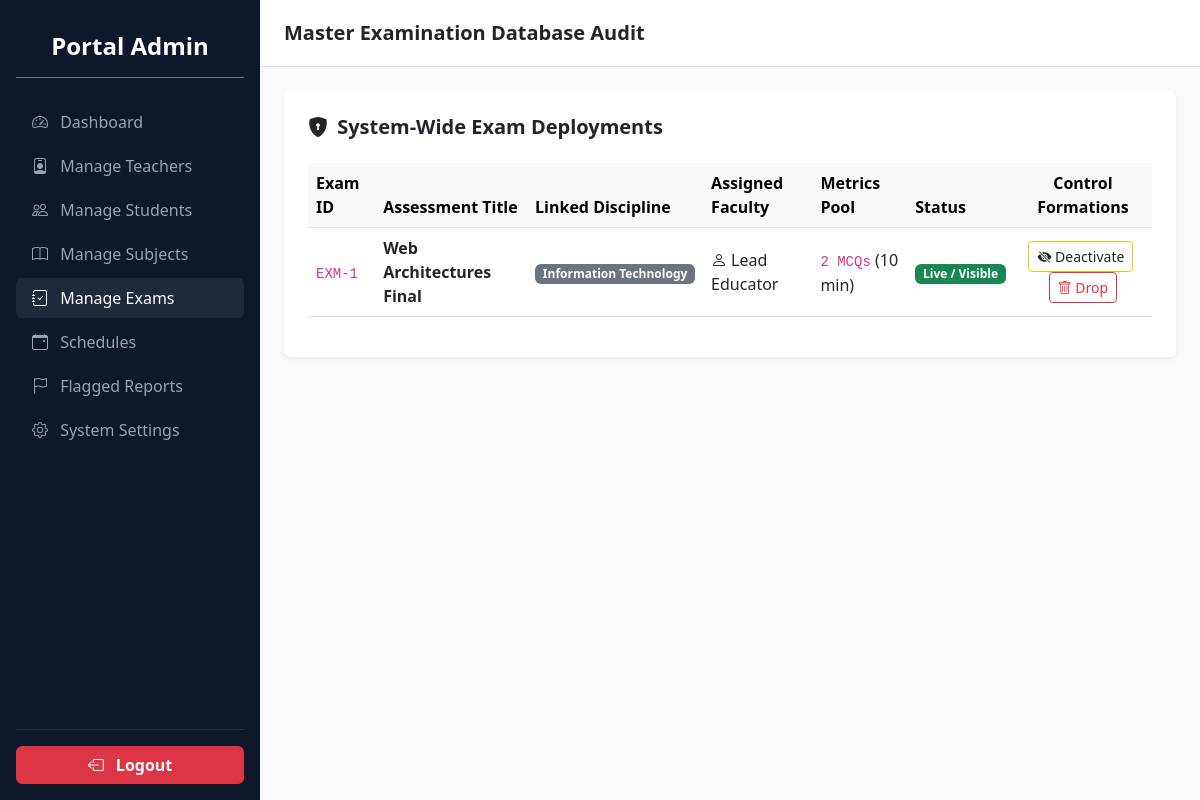
The app's page /manage_exams.php (signed in) with its own data.
### tables this page shows
CREATE TABLE exams (
    id INT AUTO_INCREMENT PRIMARY KEY,
    subject_id INT NOT NULL,
    title VARCHAR(150) NOT NULL,
    duration INT NOT NULL,  
    pass_percentage DECIMAL(5,2) DEFAULT 50.00,
    negative_marking DECIMAL(3,2) DEFAULT 0.00,  
    is_active TINYINT(1) DEFAULT 1,
    created_by INT NOT NULL,
    FOREIGN KEY (subject_id) REFERENCES subjects(id) ON DELETE CASCADE,
    FOREIGN KEY (created_by) REFERENCES users(id) ON DELETE CASCADE
);

CREATE TABLE subjects (
    id INT AUTO_INCREMENT PRIMARY KEY,
    subject_name VARCHAR(100) NOT NULL UNIQUE
);

CREATE TABLE users (
    id INT AUTO_INCREMENT PRIMARY KEY,
    fullname VARCHAR(100) NOT NULL,
    username VARCHAR(50) NOT NULL UNIQUE,
    password VARCHAR(255) NOT NULL,
    role ENUM('admin', 'teacher', 'student') NOT NULL,
    email VARCHAR(100) NOT NULL UNIQUE,
    created_at TIMESTAMP DEFAULT CURRENT_TIMESTAMP
);

### manage_exams.php (the view, shortened to what this page needs)
<?php
require_once './db.php';
$query = "SELECT e.*, s.subject_name, u.fullname as teacher_name,
          (SELECT COUNT(*) FROM questions WHERE exam_id = e.id) as q_count
          FROM exams e
          JOIN subjects s ON e.subject_id = s.id
          JOIN users u ON e.created_by = u.id
          ORDER BY e.id DESC";
$all_exams = $pdo->query($query)->fetchAll();
?>
<!DOCTYPE html>
<html lang="en">
<head>
    <link href="https://cdn.jsdelivr.net/npm/bootstrap@5.3.0/dist/css/bootstrap.min.css" rel="stylesheet">
    <link href="https://cdn.jsdelivr.net/npm/bootstrap-icons@1.10.0/font/bootstrap-icons.css" rel="stylesheet">
</head>
<body>
<div class="d-flex">
    <div class="sidebar p-3 d-flex flex-column">
        <h4 class="text-center py-3 border-bottom border-secondary mb-4 fw-bold">Portal Admin</h4>
        <ul class="nav nav-pills flex-column mb-auto gap-1">
            <li><a href="admin_dashboard.php" class="nav-link"><i class="bi bi-speedometer2 me-2"></i> Dashboard</a></li>
            <li><a href="manage_users.php?role=teacher" class="nav-link"><i class="bi bi-person-badge me-2"></i> Manage Teachers</a></li>
            <li><a href="manage_users.php?role=student" class="nav-link"><i class="bi bi-people me-2"></i> Manage Students</a></li>
            <li><a href="manage_subjects.php" class="nav-link"><i class="bi bi-book me-2"></i> Manage Subjects</a></li>
            <li><a href="manage_exams.php" class="nav-link active"><i class="bi bi-journal-check me-2"></i> Manage Exams</a></li>
            <li><a href="schedules.php" class="nav-link"><i class="bi bi-calendar-event me-2"></i> Schedules</a></li>
            <li><a href="flagged_reports.php" class="nav-link"><i class="bi bi-flag me-2"></i> Flagged Reports</a></li>
            <li><a href="system_settings.php" class="nav-link"><i class="bi bi-gear me-2"></i> System Settings</a></li>
        </ul>
        <hr class="border-secondary">
        <a href="./logout.php" class="btn btn-danger w-100 fw-bold"><i class="bi bi-box-arrow-left me-2"></i> Logout</a>
    </div>
    <div class="w-100">
        <nav class="navbar navbar-expand navbar-white bg-white border-bottom px-4 py-3 sticky-top">
            <span class="navbar-brand mb-0 h5 text-dark fw-bold">Master Examination Database Audit</span>
        </nav>
        <div class="container-fluid p-4">
            <div class="card border-0 shadow-sm p-4 bg-white">
                <h5 class="fw-bold text-dark mb-4"><i class="bi bi-shield-lock-fill me-1"></i> System-Wide Exam Deployments</h5>
                <div class="table-responsive">
                    <table class="table table-hover align-middle">
                        <thead class="table-light">
                            <tr>
                                <th>Exam ID</th>
                                <th>Assessment Title</th>
                                <th>Linked Discipline</th>
                                <th>Assigned Faculty</th>
                                <th>Metrics Pool</th>
                                <th>Status</th>
                                <th class="text-center">Control Formations</th>
                            </tr>
                        </thead>
                        <tbody>
                            <?php if(empty($all_exams)): ?>
                                <tr><td colspan="7" class="text-center text-muted py-3">No evaluation structures are registered inside the portal system yet.</td></tr>
                            <?php else: ?>
                                <?php foreach($all_exams as $ex): ?>
                                    <tr>
                                        <td><code>EXM-<?= $ex['id'] ?></code></td>
                                        <td><strong><?= htmlspecialchars($ex['title']) ?></strong></td>
                                        <td><span class="badge bg-secondary"><?= htmlspecialchars($ex['subject_name']) ?></span></td>
                                        <td><i class="bi bi-person me-1"></i><?= htmlspecialchars($ex['teacher_name']) ?></td>
                                        <td><code><?= $ex['q_count'] ?> MCQs</code> (<?= $ex['duration'] ?> min)</td>
                                        <td>
                                            <span class="badge <?= $ex['is_active'] ? 'bg-success' : 'bg-danger' ?>">
                                                <?= $ex['is_active'] ? 'Live / Visible' : 'Suspended' ?>
                                            </span>
                                        </td>
                                        <td class="text-center">
                                            <a href="manage_exams.php?toggle_id=<?= $ex['id'] ?>" class="btn btn-sm <?= $ex['is_active'] ? 'btn-outline-warning text-dark' : 'btn-outline-success' ?> me-1">
                                                <i class="bi <?= $ex['is_active'] ? 'bi-eye-slash-fill' : 'bi-eye-fill' ?>"></i> <?= $ex['is_active'] ? 'Deactivate' : 'Activate' ?>
                                            </a>
                                            <a href="manage_exams.php?delete_id=<?= $ex['id'] ?>" class="btn btn-sm btn-outline-danger" onclick="return confirm('Drop this examination suite permanently from database storage?');">
                                                <i class="bi bi-trash"></i> Drop
                                            </a>
                                        </td>
                                    </tr>
                                <?php endforeach; ?>
                            <?php endif; ?>
                        </tbody>
                    </table>
                </div>
            </div>
        </div>
    </div>
</div>
</body>
</html>

### manage_exams.php (style rules this page uses)
body { background-color: #f8fafc; }
.sidebar { min-width: 260px; max-width: 260px; background: #0f172a; min-height: 100vh; color: #fff; }
.sidebar .nav-link { color: #94a3b8; font-weight: 500; }
.sidebar .nav-link:hover, .sidebar .nav-link.active { color: #fff; background: #1e293b; border-radius: 6px; }

### records on screen
exams: id "1", title "Web Architectures Final", subject.subject_name "Information Technology", created_by.fullname "Lead Educator", q_count "2", duration "10", is_active "Live / Visible"
